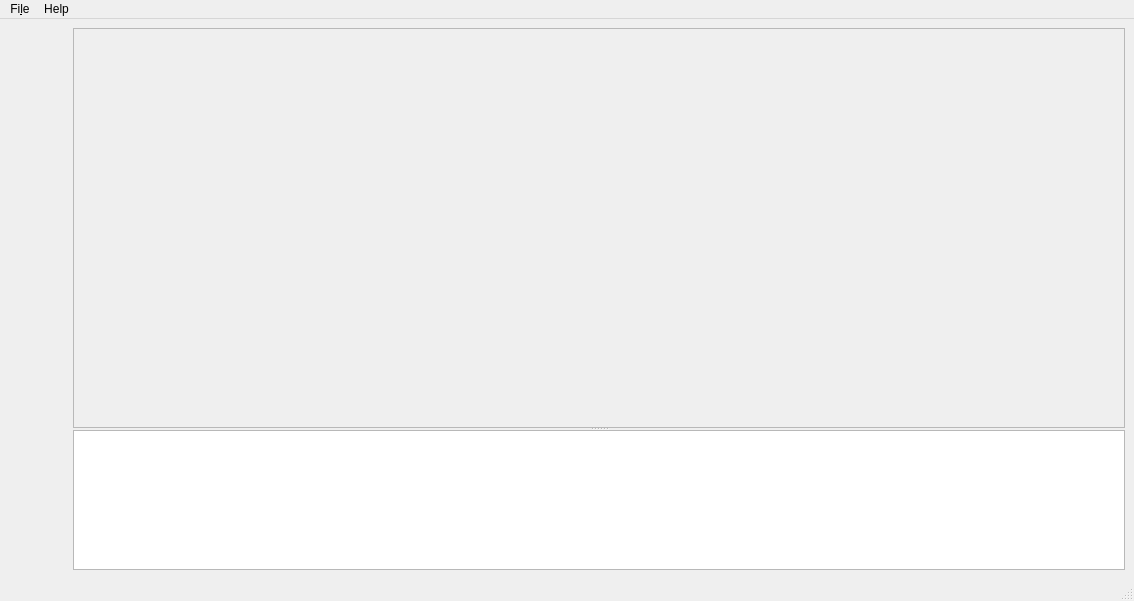
<?xml version="1.0" encoding="UTF-8"?>
<ui version="4.0">
 <class>MainWindow</class>
 <widget class="QMainWindow" name="MainWindow">
  <property name="geometry">
   <rect>
    <x>0</x>
    <y>0</y>
    <width>1134</width>
    <height>601</height>
   </rect>
  </property>
  <property name="windowTitle">
   <string>OOP CAD</string>
  </property>
  <property name="statusTip">
   <string/>
  </property>
  <property name="documentMode">
   <bool>false</bool>
  </property>
  <widget class="QWidget" name="mainArea">
   <layout class="QHBoxLayout" name="horizontalLayout">
    <item>
     <layout class="QVBoxLayout" name="brushes">
      <property name="spacing">
       <number>0</number>
      </property>
      <item>
       <widget class="QPushButton" name="dotButton">
        <property name="sizePolicy">
         <sizepolicy hsizetype="Minimum" vsizetype="Fixed">
          <horstretch>0</horstretch>
          <verstretch>0</verstretch>
         </sizepolicy>
        </property>
        <property name="sizeIncrement">
         <size>
          <width>0</width>
          <height>0</height>
         </size>
        </property>
        <property name="cursor">
         <cursorShape>PointingHandCursor</cursorShape>
        </property>
        <property name="styleSheet">
         <string notr="true">margin: 2px; padding: 10px</string>
        </property>
        <property name="icon">
         <iconset>
          <normaloff>assets/dot.png</normaloff>assets/dot.png</iconset>
        </property>
        <property name="iconSize">
         <size>
          <width>32</width>
          <height>32</height>
         </size>
        </property>
        <property name="default">
         <bool>false</bool>
        </property>
        <property name="flat">
         <bool>true</bool>
        </property>
       </widget>
      </item>
      <item>
       <widget class="QPushButton" name="lineButton">
        <property name="sizePolicy">
         <sizepolicy hsizetype="Minimum" vsizetype="Fixed">
          <horstretch>0</horstretch>
          <verstretch>0</verstretch>
         </sizepolicy>
        </property>
        <property name="sizeIncrement">
         <size>
          <width>0</width>
          <height>0</height>
         </size>
        </property>
        <property name="cursor">
         <cursorShape>PointingHandCursor</cursorShape>
        </property>
        <property name="styleSheet">
         <string notr="true">margin: 2px; padding: 10px</string>
        </property>
        <property name="icon">
         <iconset>
          <normaloff>assets/line.png</normaloff>assets/line.png</iconset>
        </property>
        <property name="iconSize">
         <size>
          <width>32</width>
          <height>32</height>
         </size>
        </property>
        <property name="default">
         <bool>false</bool>
        </property>
        <property name="flat">
         <bool>true</bool>
        </property>
       </widget>
      </item>
      <item>
       <widget class="QPushButton" name="polylineButton">
        <property name="sizePolicy">
         <sizepolicy hsizetype="Minimum" vsizetype="Fixed">
          <horstretch>0</horstretch>
          <verstretch>0</verstretch>
         </sizepolicy>
        </property>
        <property name="sizeIncrement">
         <size>
          <width>0</width>
          <height>0</height>
         </size>
        </property>
        <property name="cursor">
         <cursorShape>PointingHandCursor</cursorShape>
        </property>
        <property name="styleSheet">
         <string notr="true">margin: 2px; padding: 10px</string>
        </property>
        <property name="icon">
         <iconset>
          <normaloff>assets/polyline.png</normaloff>assets/polyline.png</iconset>
        </property>
        <property name="iconSize">
         <size>
          <width>32</width>
          <height>32</height>
         </size>
        </property>
        <property name="default">
         <bool>false</bool>
        </property>
        <property name="flat">
         <bool>true</bool>
        </property>
       </widget>
      </item>
      <item>
       <widget class="QPushButton" name="circleButton">
        <property name="sizePolicy">
         <sizepolicy hsizetype="Minimum" vsizetype="Fixed">
          <horstretch>0</horstretch>
          <verstretch>0</verstretch>
         </sizepolicy>
        </property>
        <property name="sizeIncrement">
         <size>
          <width>0</width>
          <height>0</height>
         </size>
        </property>
        <property name="cursor">
         <cursorShape>PointingHandCursor</cursorShape>
        </property>
        <property name="styleSheet">
         <string notr="true">margin: 2px; padding: 10px</string>
        </property>
        <property name="icon">
         <iconset>
          <normaloff>assets/circle.png</normaloff>assets/circle.png</iconset>
        </property>
        <property name="iconSize">
         <size>
          <width>32</width>
          <height>32</height>
         </size>
        </property>
        <property name="default">
         <bool>false</bool>
        </property>
        <property name="flat">
         <bool>true</bool>
        </property>
       </widget>
      </item>
      <item>
       <widget class="QPushButton" name="rectagleButton">
        <property name="enabled">
         <bool>true</bool>
        </property>
        <property name="sizePolicy">
         <sizepolicy hsizetype="Minimum" vsizetype="Fixed">
          <horstretch>0</horstretch>
          <verstretch>0</verstretch>
         </sizepolicy>
        </property>
        <property name="sizeIncrement">
         <size>
          <width>0</width>
          <height>0</height>
         </size>
        </property>
        <property name="cursor">
         <cursorShape>PointingHandCursor</cursorShape>
        </property>
        <property name="whatsThis">
         <string>Rectangle</string>
        </property>
        <property name="styleSheet">
         <string notr="true">margin: 2px; padding: 10px</string>
        </property>
        <property name="icon">
         <iconset>
          <normaloff>assets/rectangle.png</normaloff>assets/rectangle.png</iconset>
        </property>
        <property name="iconSize">
         <size>
          <width>32</width>
          <height>32</height>
         </size>
        </property>
        <property name="default">
         <bool>false</bool>
        </property>
        <property name="flat">
         <bool>true</bool>
        </property>
       </widget>
      </item>
      <item>
       <spacer name="verticalSpacer">
        <property name="orientation">
         <enum>Qt::Vertical</enum>
        </property>
        <property name="sizeType">
         <enum>QSizePolicy::Expanding</enum>
        </property>
        <property name="sizeHint" stdset="0">
         <size>
          <width>20</width>
          <height>40</height>
         </size>
        </property>
       </spacer>
      </item>
     </layout>
    </item>
    <item>
     <layout class="QVBoxLayout" name="canvasAndInput" stretch="0">
      <property name="leftMargin">
       <number>0</number>
      </property>
      <item>
       <widget class="QSplitter" name="splitter">
        <property name="sizePolicy">
         <sizepolicy hsizetype="Expanding" vsizetype="Expanding">
          <horstretch>0</horstretch>
          <verstretch>0</verstretch>
         </sizepolicy>
        </property>
        <property name="minimumSize">
         <size>
          <width>0</width>
          <height>0</height>
         </size>
        </property>
        <property name="orientation">
         <enum>Qt::Vertical</enum>
        </property>
        <property name="opaqueResize">
         <bool>true</bool>
        </property>
        <property name="handleWidth">
         <number>2</number>
        </property>
        <property name="childrenCollapsible">
         <bool>false</bool>
        </property>
        <widget class="QScrollArea" name="canvasHolder">
         <property name="sizePolicy">
          <sizepolicy hsizetype="Expanding" vsizetype="Expanding">
           <horstretch>0</horstretch>
           <verstretch>0</verstretch>
          </sizepolicy>
         </property>
         <property name="minimumSize">
          <size>
           <width>0</width>
           <height>400</height>
          </size>
         </property>
         <property name="baseSize">
          <size>
           <width>0</width>
           <height>0</height>
          </size>
         </property>
         <property name="cursor" stdset="0">
          <cursorShape>CrossCursor</cursorShape>
         </property>
         <property name="widgetResizable">
          <bool>true</bool>
         </property>
         <widget class="QWidget" name="scrollAreaWidgetContents">
          <property name="geometry">
           <rect>
            <x>0</x>
            <y>0</y>
            <width>1042</width>
            <height>398</height>
           </rect>
          </property>
         </widget>
        </widget>
        <widget class="QTextBrowser" name="textBrowser">
         <property name="sizePolicy">
          <sizepolicy hsizetype="Expanding" vsizetype="Expanding">
           <horstretch>0</horstretch>
           <verstretch>0</verstretch>
          </sizepolicy>
         </property>
         <property name="minimumSize">
          <size>
           <width>0</width>
           <height>40</height>
          </size>
         </property>
        </widget>
       </widget>
      </item>
     </layout>
    </item>
   </layout>
  </widget>
  <widget class="QMenuBar" name="menubar">
   <property name="geometry">
    <rect>
     <x>0</x>
     <y>0</y>
     <width>1134</width>
     <height>21</height>
    </rect>
   </property>
   <widget class="QMenu" name="menuFile">
    <property name="title">
     <string>Fi&amp;le</string>
    </property>
    <addaction name="actionNew"/>
    <addaction name="actionQuit"/>
   </widget>
   <widget class="QMenu" name="menuHelp">
    <property name="title">
     <string>Help</string>
    </property>
   </widget>
   <addaction name="menuFile"/>
   <addaction name="menuHelp"/>
  </widget>
  <widget class="QStatusBar" name="statusbar"/>
  <action name="actionNew">
   <property name="text">
    <string>&amp;New</string>
   </property>
   <property name="shortcut">
    <string>Ctrl+N</string>
   </property>
  </action>
  <action name="actionQuit">
   <property name="text">
    <string>&amp;Quit</string>
   </property>
   <property name="shortcut">
    <string>Ctrl+W</string>
   </property>
  </action>
  <action name="actionLine">
   <property name="text">
    <string>Line</string>
   </property>
  </action>
  <action name="actionRectangle">
   <property name="text">
    <string>Rectangle</string>
   </property>
  </action>
  <action name="actionCircle">
   <property name="text">
    <string>Circle</string>
   </property>
  </action>
 </widget>
 <resources>
  <include location="resources.qrc"/>
 </resources>
 <connections>
  <connection>
   <sender>actionQuit</sender>
   <signal>triggered()</signal>
   <receiver>MainWindow</receiver>
   <slot>close()</slot>
   <hints>
    <hint type="sourcelabel">
     <x>-1</x>
     <y>-1</y>
    </hint>
    <hint type="destinationlabel">
     <x>566</x>
     <y>481</y>
    </hint>
   </hints>
  </connection>
 </connections>
</ui>
